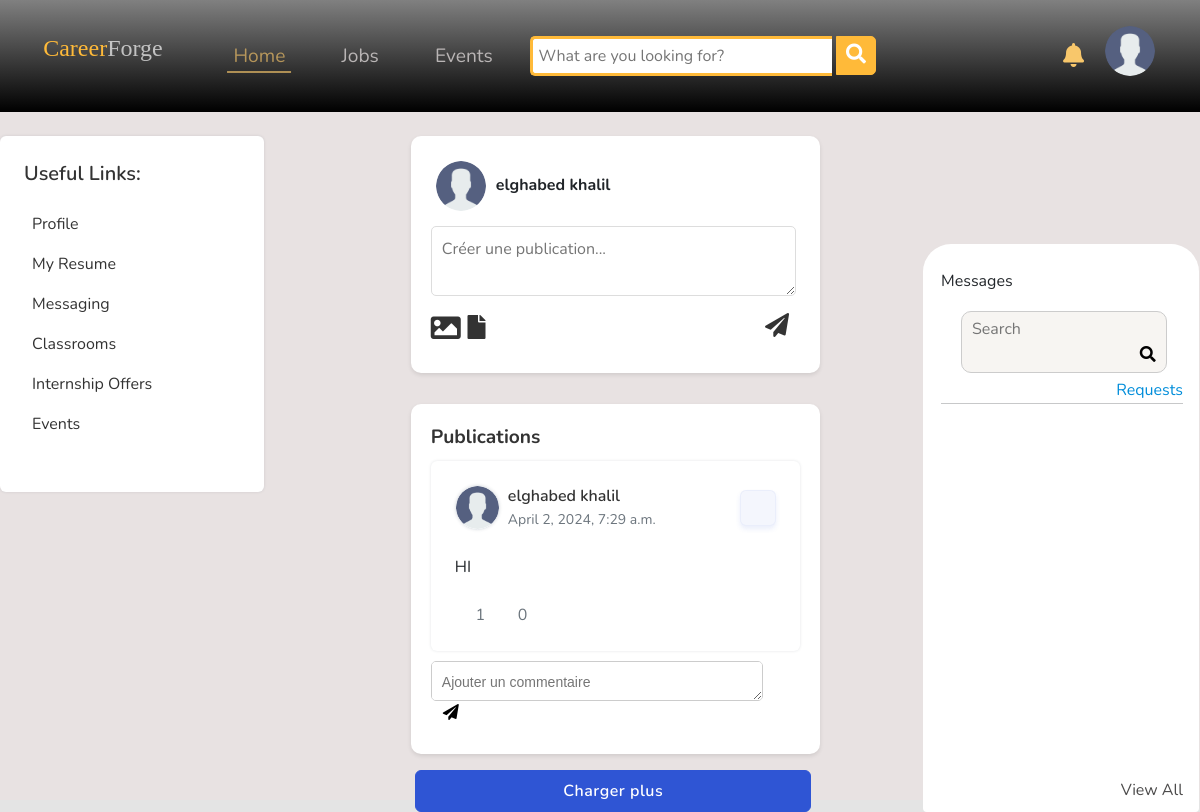
The page /home (signed in) on the database as committed earlier.
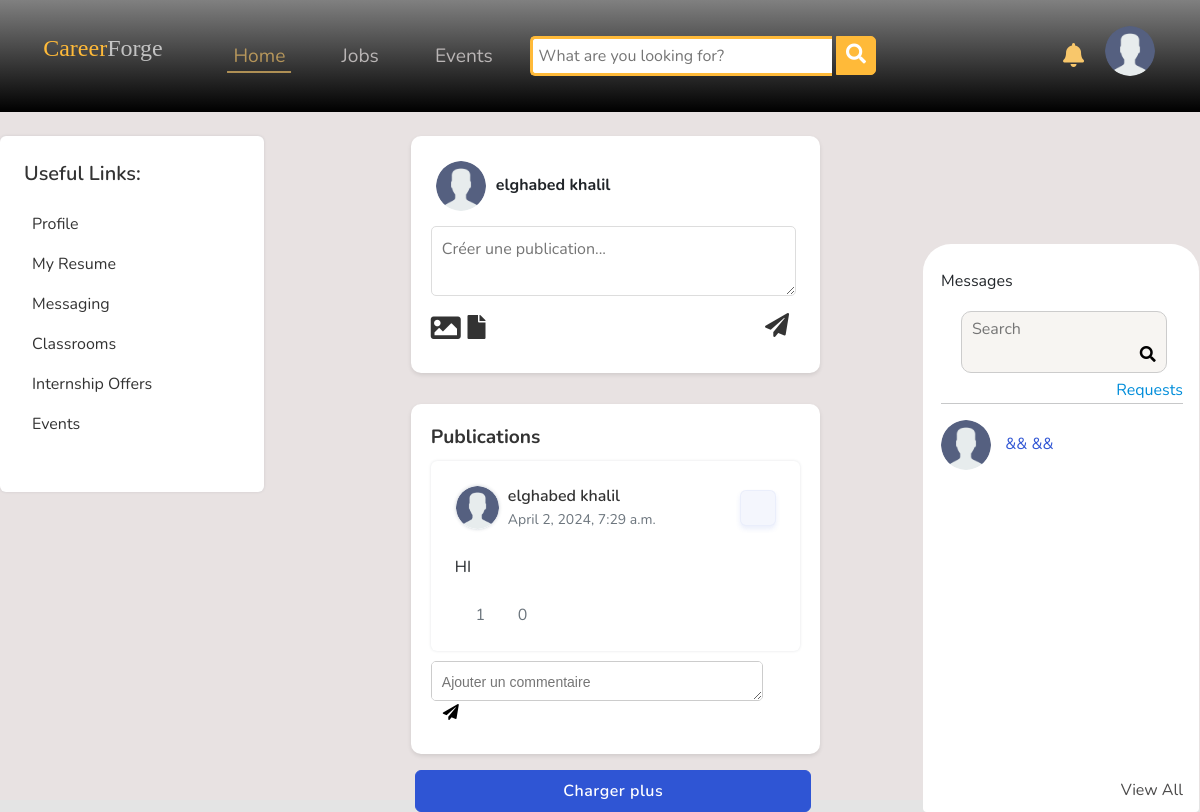
The same page on the database as committed later.
### Utilisateurs/models.py (models this page shows, shortened)
class Utilisateur(models.Model):
    user=models.OneToOneField(User,on_delete=models.CASCADE)
    REGIONS_CHOICES = [
    ('TANGER-TÉTOUAN-AL HOCEIMA', 'Tanger-Tétouan-Al Hoceima'),
    ('ORIENTAL', 'Oriental'),
    ('FÈS-MEKNÈS', 'Fès-Meknès'),
    ('RABAT-SALÉ-KÉNITRA', 'Rabat-Salé-Kénitra'),
    ('BÉNI MELLAL-KHÉNIFRA', 'Béni Mellal-Khénifra'),
    ('CASABLANCA-SETTAT', 'Casablanca-Settat'),
    ('MARRAKECH-SAFI', 'Marrakech-Safi'),
    ('DRÂA-TAFILALET', 'Drâa-Tafilalet'),
    ('SOUSS-MASSA', 'Souss-Massa'),
    ('GUELMIM-ES-SEMARA', 'Guelmim-Oued Noun'),
    ('LAÂYOUNE-SAKIA EL HAMRA', 'Laâyoune-Sakia El Hamra'),
    ('DAKHLA-OUED ED-DAHAB', 'Dakhla-Oued Ed-Dahab'),
]
    region=models.TextField(choices=REGIONS_CHOICES,max_length=255,default='TANGER-TÉTOUAN-AL HOCEIMA')
    photo_profil=models.ImageField(upload_to='photos/photos_Profil',null=True,blank=False, default='photos/photos_Profil/user_image.png')
    nom = models.CharField(max_length=50,default='&&')
    prenom = models.CharField(max_length=50, default='&&')
    date_naissenc=models.DateField(null=True,blank=False )
    PROFIL_CHOICES = [
        ('etu', 'Etudiant'),
        ('ens', 'Enseignant'),
        ('ent','entreprise'),
    ]
    is_public = models.BooleanField(default=True)  # Attribute for public/private profile
    followers = models.ManyToManyField('self', symmetrical=False, related_name='following_users', blank=True)
    following = models.ManyToManyField('self', symmetrical=False, related_name='followers_users', blank=True)
    type_profil = models.CharField(choices=PROFIL_CHOICES, max_length=3, default='ent')
    email = models.EmailField(null=True, blank=True)
    tele = models.CharField(max_length=20, null=True, blank=True) #just added
    GENDER_CHOICES = [  #just added
        ('M', 'Male'),
        ('F', 'Female'),
    ]
    bio = models.TextField(max_length=255, null=True, blank=True)

### publications/models.py (models this page shows)
class Publication(models.Model):
    contenu=models.TextField()
    date_publication=models.DateTimeField(auto_now_add=True , null=False, blank=False   )
    nombre_react=models.IntegerField(default=0, null=False , blank=False)
    nombre_commentaires=models.IntegerField(default=0 , null=False , blank=False )
    auteur=models.ForeignKey(Utilisateur,on_delete=models.CASCADE,related_name='publier')
    media=models.FileField(upload_to='publications/publications_medias',null=True,blank=True)
    fichier=models.FileField(upload_to='publications/publications_fichiers',null=True,blank=True)
    interacteurs = models.ManyToManyField(Utilisateur, related_name='publications_aimées', blank=True)

### home/views.py (the view)
# urls.py: path('home',views.home_authentifie,name="homeAuthentifie"),
@login_required
def home_authentifie(request):
    utilisateur = request.user.utilisateur
    utilisateurs = Utilisateur.objects.all()
    allNotifications=utilisateur.notifier.all()
    count=0
    for notification in allNotifications:
        if notification.is_read==False:
            count=count+1
    print(count)
    if utilisateur is not None:
        mutual_users = utilisateur.followers.filter(pk__in=utilisateur.following.values_list('pk', flat=True))
        publication_suivies = Publication.objects.filter(Q(auteur__in=mutual_users) | Q(auteur=utilisateur)).order_by('-date_publication')
        return render(request, "home/home_authentifie.html", {'publications': publication_suivies, 'utilisateurs': mutual_users, 'nombre_notifications_non_lues': count})
    else:
        print("L'utilisateur n'a pas d'objet Utilisateur associé.")
    return render(request, "home/home_authentifie.html", {'utilisateurs': utilisateurs})

### templates/home/home_authentifie.html (shortened to what this page needs)
{% extends "base.html" %}
{% block content %}
{% load static %}
<nav>
    <div class="col-lg-3 col-md-6 mt-4 order-md-2 order-lg-2 order-2 w-100">
        <div class="card border-0 rounded shadow p-4">
            <h5 class="mb-4">Useful Links:</h5>
            <ul class="list-unstyled">
                <li class="mb-3"><a href={% url 'profil_page' user.id  %} class="text-decoration-none"> Profile</a></li>
                <li class="mb-3"><a href={% url "create_cv" %} class="text-decoration-none"> My Resume</a></li>
                <li class="mb-3"><a href={% url "users" %} class="text-decoration-none"> Messaging</a></li>
                <li class="mb-3"><a href="#" class="text-decoration-none"> Classrooms</a></li>
                <li class="mb-3"><a href="#" class="text-decoration-none"> Internship Offers</a></li>
                <li class="mb-3"><a href="#" class="text-decoration-none"> Events</a></li>
            </ul>
        </div>
    </div>
</nav>
<section>
    <div class="row justify-content-center">
        <div class="col-lg-8 mt-4 order-md-1 order-lg-2 order-1">
            <div class="publication" id="publicationContainer2" style="margin-left: 7% ;margin-bottom:7%">
                {% if user.is_authenticated %}
                    <div class="profile">
                        <img src="{{ user.utilisateur.photo_profil.url }}" alt="Photo de profil">
                        <div class="user-info">
                            <p>{{ user.utilisateur.nom}}        {{user.utilisateur.prenom}}</p>
                        </div>
                    </div>
                    <div class="content">
                        <form method='post' id="publicationForm" action="{% url "creatPublication" %}" enctype="multipart/form-data">
                            <textarea placeholder="Créer une publication..." name="contenu"></textarea>
                            <div class="details">
                                <div class="type">
                                    <div class="media">
                                        <i id="uploadIcon" class="fas fa-image" style="font-size: 30px !important; "></i>
                                    </div>
                                    <div class="fichier">
                                        <i id="uploadIcon2" class="fa fa-file" style="font-size:24px; margin-top: 10%; margin-left: 10%;"></i>
                                    </div>
                                </div>
                                <div class="publish">
                                    <i class="fas fa-paper-plane" id="submitForm" onclick='creerPublication()'></i>
                                </div>
                            </div>
                        </form>
                    </div>
                {% endif %}
                    </div>
                    <div class="publication" id="publicationContainer" style="margin-left: 7%">
                        <h6 class="publication-title">Publications</h6>
                {% for publication in publications|slice:":10"  %}
                    <div class="card border-0 shadow rounded p-4" id="publication-{{ publication.id }}" data-count="">
                        <div class="d-flex justify-content-between align-items-center">
                            <div class="d-flex align-items-center">
                                <img src="{{publication.auteur.photo_profil.url}}" class="avatar avatar-md-sm rounded-circle border shadow" alt="">
                                <div class="flex-1 ms-2">
                                    <h6 class="mb-0"><a href="{% url 'profil_page' publication.auteur.id %}">{{ publication.auteur.nom }} {{ publication.auteur.prenom }}</a></h6>
                                    <small class="text-muted">{{publication.date_publication}}</small>
                                </div>
                            </div>
                            <div class="dropdown dropdown-primary">
                                <button type="button" class="btn btn-icon btn-soft-primary dropdown-toggle p-0" data-bs-toggle="dropdown" aria-haspopup="true" aria-expanded="false"><i class="ti ti-dots-vertical"></i></button>
                            </div>
                        </div>
                        <div class="mt-4">
                            {{publication.contenu}}
                        </div>
                        <div class="mt-4">
                            <div class="post-meta d-flex justify-content-between">
                                <ul class="list-unstyled mb-0">
                                    <li class="list-inline-item me-2 mb-0"><a href="javascript:void(0)" class="text-muted like">
                                        <i class="ti ti-heart me-1" data-publication-id="{{ publication.id }}" onclick="add_like({{ publication.id }})"></i>
                                        <span id="nombre-likes-{{ publication.id }}">{{ publication.nombre_react }}</span>
                                    </a></li>
                                    <li class="list-inline-item"><a href="javascript:void(0)" class="text-muted comments">
                                        <i class="ti ti-message-circle me-1" onclick="afficher_commentaires({{ publication.id }})"></i>
                                        <span id="nombre_commentaires_{{publication.id}}">{{publication.nombre_commentaires}}</span>
                                    </a></li>
                                </ul>
                                <a href="javascript:void(0)" class="text-muted">
                                    <i class="ti ti-share"></i></a>
                            </div>
                        </div>
                    </div>
                    <div class='ajouterCommentaire'  id="user_{{publication.id}}" data-username="{{ user.username }}" data-user-id="{{ user.utilisateur.id }}">
                        <textarea id="commentaire_{{ publication.id }}" class="comment-input" placeholder="Ajouter un commentaire"></textarea>
                        <button id class="send-button"  onclick="creerCommentaire({{publication.id}})"><i class="fas fa-paper-plane"></i></button>
                    </div>
                {% endfor %}
            </div>
            <button id="loadMoreButton" class="btn btn-primary mt-3" style=" width: 90%;
            align-self: center;
            position: relative;
            left: 8%;" >Charger plus</button>
        </div>
    </div>
</section>
<aside>
    <div class="messages_side_bar">
        Messages
    <div class="search-container">
        <form method="get" action="">
            <div class="search-container-inner">
                <input type="text" class="search-input" name="q" placeholder="Search" autocomplete="off">
                <button type="submit" class="search-button"><i class="fa fa-search"></i></button>
            </div>
        </form>
    </div>
        <a href="" class="requests">Requests</a>
        <hr style="margin-top: 30px;">
        <div class="users">
            {% for utilisateur in utilisateurs %}
            <div class="user">
                <a href="{% url 'conversation_messages' utilisateur.user_id %}" class="user-profile-link">
                    {% if utilisateur.photo_profil %}
                    <img src="{{ utilisateur.photo_profil.url }}" class="user-avatar" alt="Avatar">
                    {% else %}
                    <img src="https://encrypted-tbn0.gstatic.com/images?q=tbn:ANd9GcQ4MJsV58xh-vFYz3u4WMpS65vCvnGwBYc54SfmKToORTHdZALkZNGvpBlt4dc45A0M-y0&usqp=CAU"
                        class="user-avatar" alt="Placeholder Avatar">
                    {% endif %}
                    <span>{{ utilisateur.nom }} {{ utilisateur.prenom }}</span>
                </a>
            </div>
            {% endfor %}
        </div>
        <a href="" class="view_all_chat">View All</a>
    </div>
</aside>
{% endblock content %}

### templates/base.html (shortened to what this page needs)
{% load static %}
<!DOCTYPE html>
<html lang="en">
<head>
    <link rel="stylesheet" href={% static "file1.css" %}>
    <link rel="stylesheet" href="https://cdnjs.cloudflare.com/ajax/libs/font-awesome/5.15.4/css/all.min.css">
    <link rel="stylesheet" href="https://cdnjs.cloudflare.com/ajax/libs/font-awesome/5.15.4/css/all.min.css" />
        <link href="{% static 'assets/libs/simplebar/simplebar.min.css' %}" rel="stylesheet">
        <link href="{% static 'assets/css/bootstrap.min.css' %}" class="theme-opt" rel="stylesheet" type="text/css" />
        <link href="{% static 'assets/libs/@mdi/font/css/materialdesignicons.min.css' %}" rel="stylesheet" type="text/css">
        <link href="{% static 'assets/css/icons.min.css' %}" rel="stylesheet" type="text/css" />
        <link href="{% static 'assets/libs/@iconscout/unicons/css/line.css' %}" type="text/css" rel="stylesheet" />
        <link href="{% static 'assets/css/style.min.css' %}" class="theme-opt" rel="stylesheet" type="text/css" />
</head>
<body>
<header>
    <div class="logo"><p class="logo-text"><span class="career">Career</span><span class="forge">Forge</span></p></div>
    <div class="hed2">
        <button class="active" onclick="selectButton(this)"><a href={% url "homeAuthentifie" %} style="nontext-decoration: none; /* Supprimer le soulignement */
            color: inherit; ">Home</a></button>
        <button  onclick="selectButton(this)">Jobs</button>
        <button  onclick="selectButton(this)">Events</button>
    </div>
    <div class="search">
        <form action="{% url 'search' %}" method="Post" style="width:80%">
                <input name= 'search' type="text" class="searchTerm" placeholder="What are you looking for?" >
                <button type="submit" class="searchButton1">
                    <i class="fa fa-search"></i>
                </button>
        </form>
    </div>
{% if user.is_authenticated %}
    <div class="hed4">
        <div class="notification-container" >
            <button class="notification-icon" onclick="toggleNotifications()">
                <i class="fas fa-bell"></i>
            </button>
        </div>
    </div>
    {% endif %}
    {% if user.is_authenticated %}
    <div class="profile">
        <button class="dropdown-btn" onclick="toggleDropdown()"><img src="{{ user.utilisateur.photo_profil.url }}" alt="Profile Image"></button>
    </div>
    {% endif %}
</header>
<nav></nav>
{% block content %}{% endblock content %}
</body>
</html>

### templates/base.html (style rules this page uses)
li { list-style-type: none; }
body { background-color: #e8e2e2; }
.publication-title { color: #333333; font-size: 1.2em; font-weight: bold; margin-bottom: 10px; }

Rows that differ between the two databases and show on the page:
now on this page (row edited): Utilisateur: photo_profil (picture), nom "&&", prenom "&&"
